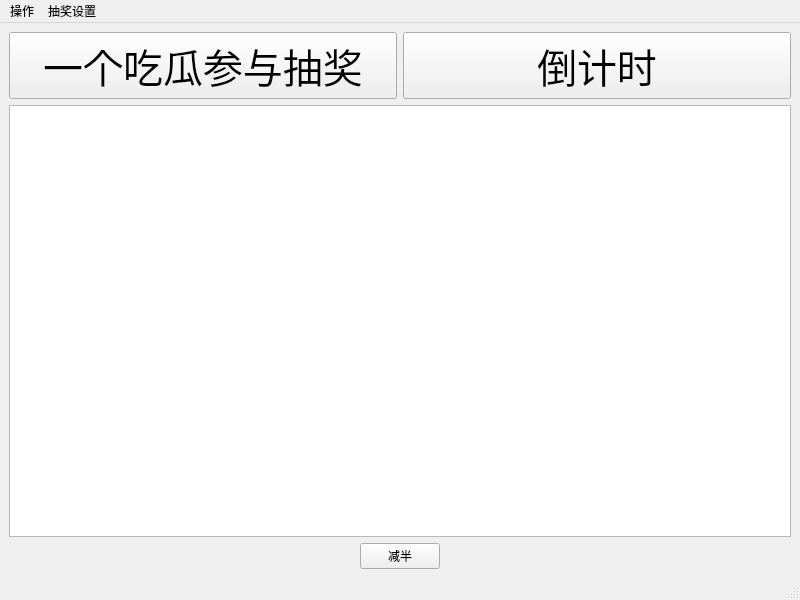
<?xml version="1.0" encoding="UTF-8"?>
<ui version="4.0">
 <class>LuckyDrawWindow</class>
 <widget class="QMainWindow" name="LuckyDrawWindow">
  <property name="geometry">
   <rect>
    <x>0</x>
    <y>0</y>
    <width>800</width>
    <height>600</height>
   </rect>
  </property>
  <property name="windowTitle">
   <string>很随便的抽奖机</string>
  </property>
  <widget class="QWidget" name="centralwidget">
   <layout class="QVBoxLayout" name="verticalLayout">
    <item>
     <layout class="QHBoxLayout" name="horizontalLayout">
      <item>
       <widget class="QPushButton" name="titleButton">
        <property name="styleSheet">
         <string notr="true">QPushButton
{
	font: 40px;
}</string>
        </property>
        <property name="text">
         <string>一个吃瓜参与抽奖</string>
        </property>
       </widget>
      </item>
      <item>
       <widget class="QPushButton" name="countdownButton">
        <property name="styleSheet">
         <string notr="true">QPushButton
{
	font: 40px;
}</string>
        </property>
        <property name="text">
         <string>倒计时</string>
        </property>
       </widget>
      </item>
     </layout>
    </item>
    <item>
     <widget class="QListWidget" name="listWidget"/>
    </item>
    <item>
     <layout class="QHBoxLayout" name="horizontalLayout_2">
      <property name="topMargin">
       <number>0</number>
      </property>
      <item>
       <spacer name="horizontalSpacer">
        <property name="orientation">
         <enum>Qt::Horizontal</enum>
        </property>
        <property name="sizeHint" stdset="0">
         <size>
          <width>40</width>
          <height>20</height>
         </size>
        </property>
       </spacer>
      </item>
      <item>
       <widget class="QPushButton" name="removeHalfButton">
        <property name="text">
         <string>减半</string>
        </property>
       </widget>
      </item>
      <item>
       <spacer name="horizontalSpacer_2">
        <property name="orientation">
         <enum>Qt::Horizontal</enum>
        </property>
        <property name="sizeHint" stdset="0">
         <size>
          <width>40</width>
          <height>20</height>
         </size>
        </property>
       </spacer>
      </item>
     </layout>
    </item>
   </layout>
  </widget>
  <widget class="QMenuBar" name="menubar">
   <property name="geometry">
    <rect>
     <x>0</x>
     <y>0</y>
     <width>800</width>
     <height>26</height>
    </rect>
   </property>
   <widget class="QMenu" name="menuOperator">
    <property name="title">
     <string>操作</string>
    </property>
   </widget>
   <widget class="QMenu" name="menuType">
    <property name="title">
     <string>抽奖设置</string>
    </property>
    <addaction name="actionSet_Danmaku_Msg"/>
    <addaction name="actionSet_Gift_Name"/>
   </widget>
   <addaction name="menuOperator"/>
   <addaction name="menuType"/>
  </widget>
  <widget class="QStatusBar" name="statusbar"/>
  <action name="actionSet_Danmaku_Msg">
   <property name="checkable">
    <bool>true</bool>
   </property>
   <property name="text">
    <string>Set Danmaku Msg</string>
   </property>
  </action>
  <action name="actionSet_Gift_Name">
   <property name="checkable">
    <bool>true</bool>
   </property>
   <property name="text">
    <string>Set Gift Name</string>
   </property>
  </action>
 </widget>
 <resources/>
 <connections/>
</ui>
